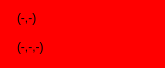
<?xml version="1.0" encoding="UTF-8"?>
<ui version="4.0">
 <class>XInfoLabel</class>
 <widget class="QWidget" name="XInfoLabel">
  <property name="geometry">
   <rect>
    <x>0</x>
    <y>0</y>
    <width>165</width>
    <height>60</height>
   </rect>
  </property>
  <property name="maximumSize">
   <size>
    <width>165</width>
    <height>60</height>
   </size>
  </property>
  <property name="windowTitle">
   <string>Form</string>
  </property>
  <property name="styleSheet">
   <string notr="true">QWidget{background-color:red}</string>
  </property>
  <layout class="QGridLayout" name="gridLayout" columnstretch="0,0,0">
   <property name="leftMargin">
    <number>4</number>
   </property>
   <item row="0" column="1">
    <widget class="QLabel" name="label_pos">
     <property name="text">
      <string>(-,-)</string>
     </property>
     <property name="alignment">
      <set>Qt::AlignLeading|Qt::AlignLeft|Qt::AlignTop</set>
     </property>
    </widget>
   </item>
   <item row="1" column="0">
    <widget class="QLabel" name="label_3">
     <property name="text">
      <string/>
     </property>
     <property name="pixmap">
      <pixmap>:/icon/RGB.png</pixmap>
     </property>
    </widget>
   </item>
   <item row="1" column="1">
    <widget class="QLabel" name="label_rgb">
     <property name="text">
      <string>(-,-,-)</string>
     </property>
    </widget>
   </item>
   <item row="0" column="0">
    <widget class="QLabel" name="label">
     <property name="text">
      <string/>
     </property>
     <property name="pixmap">
      <pixmap>:/icon/cood.png</pixmap>
     </property>
    </widget>
   </item>
   <item row="0" column="2">
    <spacer name="horizontalSpacer">
     <property name="orientation">
      <enum>Qt::Horizontal</enum>
     </property>
     <property name="sizeHint" stdset="0">
      <size>
       <width>40</width>
       <height>20</height>
      </size>
     </property>
    </spacer>
   </item>
   <item row="1" column="2">
    <spacer name="horizontalSpacer_2">
     <property name="orientation">
      <enum>Qt::Horizontal</enum>
     </property>
     <property name="sizeHint" stdset="0">
      <size>
       <width>40</width>
       <height>20</height>
      </size>
     </property>
    </spacer>
   </item>
  </layout>
 </widget>
 <resources/>
 <connections/>
</ui>
